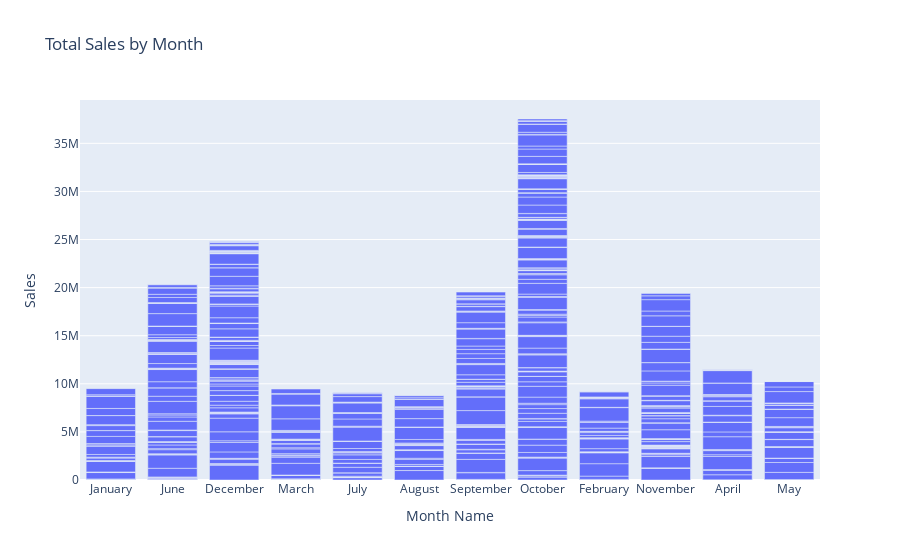

Notebook code cell kept with this figure:
### Code cell
fig = px.bar(sales_data, x='Month Name', y='Sales', title='Total Sales by Month')

fig.show()

### Figure 1 — Plotly figure (JSON) as saved in the notebook; plotly's stock layout.template omitted (floating-point values rounded to 4 significant figures; data arrays with more than 128 entries replaced by an {"elided": "..."} marker saying what was removed)
{"data": [{"alignmentgroup": "True", "hovertemplate": "Month Name=%{x}<br>Sales=%{y}<extra></extra>", "legendgroup": "", "marker": {"color": "#636efa", "pattern": {"shape": ""}}, "name": "", "offsetgroup": "", "orientation": "v", "showlegend": false, "textposition": "auto", "type": "bar", "x": {"elided": "700 str values"}, "xaxis": "x", "y": {"elided": "700 float values"}, "yaxis": "y"}], "layout": {"barmode": "relative", "legend": {"tracegroupgap": 0}, "title": {"text": "Total Sales by Month"}, "xaxis": {"anchor": "y", "domain": [0, 1], "title": {"text": "Month Name"}}, "yaxis": {"anchor": "x", "domain": [0, 1], "title": {"text": "Sales"}}}}
